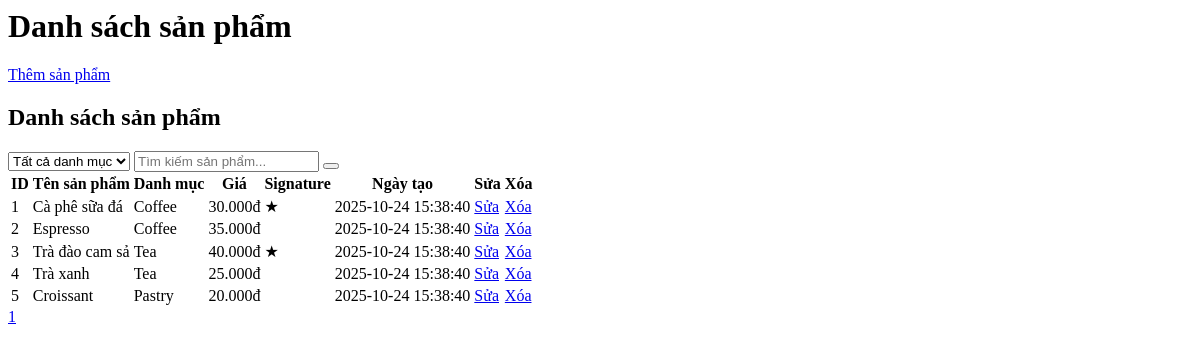
The app's page /admin/products/list.php with its own data.
### tables this page shows
CREATE TABLE products (
    product_id INT AUTO_INCREMENT PRIMARY KEY,
    category_id INT,
    name VARCHAR(100) NOT NULL,
    description TEXT,
    price DECIMAL(10,2) NOT NULL,
    image VARCHAR(255),
    is_signature BOOLEAN DEFAULT FALSE,
    created_at TIMESTAMP DEFAULT CURRENT_TIMESTAMP,
    FOREIGN KEY (category_id) REFERENCES categories(category_id)
);

CREATE TABLE categories (
    category_id INT AUTO_INCREMENT PRIMARY KEY,
    name VARCHAR(100) NOT NULL,
    description TEXT
);

### admin/products/list.php (the view, shortened to what this page needs)
<?php
include_once '../../database/db_connection.php';
$cat = isset($_GET['cat']) ? $_GET['cat'] : '';
$catFilter = $cat ? " AND c.name = '" . $conn->real_escape_string($cat) . "'" : '';
$search = isset($_GET['search']) ? $conn->real_escape_string(trim($_GET['search'])) : '';
$searchFilter = $search ? " AND (p.name LIKE '%$search%' OR CAST(p.price AS CHAR) LIKE '%$search%')" : '';
$page = isset($_GET['page']) ? max(1, intval($_GET['page'])) : 1;
$limit = 10;
$offset = ($page - 1) * $limit;
$sqlCount = "SELECT COUNT(*) FROM products p LEFT JOIN categories c ON p.category_id = c.category_id WHERE 1=1 $catFilter $searchFilter";
$total = $conn->query($sqlCount)->fetch_row()[0];
$totalPages = ceil($total / $limit);
$sql = "SELECT p.product_id, p.name, c.name AS category, p.price, p.is_signature, p.created_at FROM products p LEFT JOIN categories c ON p.category_id = c.category_id WHERE 1=1 $catFilter $searchFilter ORDER BY p.created_at DESC LIMIT $limit OFFSET $offset";
$result = $conn->query($sql);
?>
<div class="p-6">
  <div class="flex justify-between items-center mb-8">
    <h1 class="text-2xl font-bold text-gray-800 flex items-center gap-2"><i class="fa fa-coffee text-pink-500"></i> Danh sách sản phẩm</h1>
    <a href="#" data-page="products/add.php" class="bg-pink-600 hover:bg-pink-700 text-white px-6 py-2 rounded-xl font-bold shadow transition flex items-center gap-2"><i class="fa fa-plus"></i> Thêm sản phẩm</a>
  </div>
    <div class="bg-white rounded-xl shadow p-8">
      <h2 class="text-2xl font-bold mb-6 text-orange-600 flex items-center gap-2"><i class="fa fa-coffee"></i> Danh sách sản phẩm</h2>
      <div class="mb-4 flex items-center gap-2">
        <select name="cat" class="border rounded px-2 py-1">
          <option value="">Tất cả danh mục</option>
        </select>
        <input type="text" id="searchInput" placeholder="Tìm kiếm sản phẩm..." value="<?= htmlspecialchars($search) ?>" class="border rounded px-4 py-2 w-full focus:outline-none focus:ring-2 focus:ring-orange-200">
        <button id="clearSearch" class="bg-gray-500 hover:bg-gray-600 text-white px-4 py-2 rounded font-semibold"><i class="fa fa-times"></i></button>
      </div>
    <table id="productTable" class="min-w-full table-auto border-collapse">
      <thead>
        <tr class="bg-orange-100 text-orange-700">
          <th class="px-4 py-2 sortable" data-sort="product_id">ID</th>
          <th class="px-4 py-2 sortable" data-sort="name">Tên sản phẩm</th>
          <th class="px-4 py-2 sortable" data-sort="category">Danh mục</th>
          <th class="px-4 py-2 sortable" data-sort="price">Giá</th>
          <th class="px-4 py-2 sortable" data-sort="is_signature">Signature</th>
          <th class="px-4 py-2 sortable" data-sort="created_at">Ngày tạo</th>
          <th class="px-4 py-2">Sửa</th>
          <th class="px-4 py-2">Xóa</th>
        </tr>
      </thead>
      <tbody>
        <?php while ($row = $result->fetch_assoc()): ?>
        <tr class="border-b fade-in">
          <td class="px-4 py-2" data-value="<?= $row['product_id'] ?>"><?= $row['product_id'] ?></td>
          <td class="px-4 py-2" data-value="<?= htmlspecialchars($row['name']) ?>"><?= htmlspecialchars($row['name']) ?></td>
          <td class="px-4 py-2" data-value="<?= htmlspecialchars($row['category']) ?>"><?= htmlspecialchars($row['category']) ?></td>
          <td class="px-4 py-2" data-value="<?= $row['price'] ?>"><?= number_format($row['price'], 0, ',', '.') ?>đ</td>
          <td class="px-4 py-2" data-value="<?= $row['is_signature'] ?>"><?= $row['is_signature'] ? '<span class="text-orange-600 font-bold">★</span>' : '' ?></td>
          <td class="px-4 py-2" data-value="<?= $row['created_at'] ?>"><?= $row['created_at'] ?></td>
          <td class="px-4 py-2"><a href="#" data-page="products/edit.php?id=<?= $row['product_id'] ?>" class="text-orange-500 hover:underline">Sửa</a></td>
          <td class="px-4 py-2"><a href="#" data-page="products/delete.php?id=<?= $row['product_id'] ?>" class="text-red-500 hover:underline">Xóa</a></td>
        </tr>
        <?php endwhile; ?>
      </tbody>
    </table>
    <div class="mt-4 flex gap-2">
      <?php for($i=1;$i<=$totalPages;$i++): ?>
        <a href="#" data-page="products/list.php?page=<?= $i ?>&cat=<?= urlencode($cat) ?>&search=<?= urlencode($search) ?>" class="px-3 py-1 rounded <?= $i==$page ? 'bg-pink-500 text-white' : 'bg-gray-100 text-gray-700' ?>"><?= $i ?></a>
      <?php endfor; ?>
    </div>
  </div>
</div>

### admin/products/list.php (style rules this page uses)
th.sortable { cursor: pointer; user-select: none; }
.fade-in { animation: fadeIn 0.5s ease-in; }

### records on screen
products: product_id "1", name "Cà phê sữa đá", category.name "Coffee", price "30.000", created_at "2025-10-24 15:38:40"
products: product_id "2", name "Espresso", category.name "Coffee", price "35.000", $row['is_signature'] 0 (drawn), created_at "2025-10-24 15:38:40"
products: product_id "3", name "Trà đào cam sả", category.name "Tea", price "40.000", $row['is_signature'] 1 (drawn), created_at "2025-10-24 15:38:40"
products: product_id "4", name "Trà xanh", category.name "Tea", price "25.000", $row['is_signature'] 0 (drawn), created_at "2025-10-24 15:38:40"
products: product_id "5", name "Croissant", category.name "Pastry", price "20.000", $row['is_signature'] 0 (drawn), created_at "2025-10-24 15:38:40"
